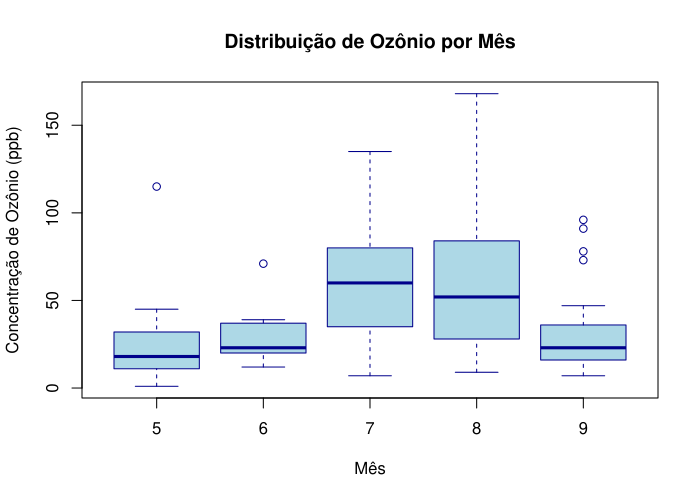

Here is the R script that generated this plot:
dados <- read.csv("airquality.csv")

pdf("figura.pdf", width = 7, height = 5)

boxplot(
  Ozone ~ Month,
  data = dados,
  xlab = "Mês",
  ylab = "Concentração de Ozônio (ppb)",
  main = "Distribuição de Ozônio por Mês",
  col = "lightblue",
  border = "darkblue"
)

dev.off()
